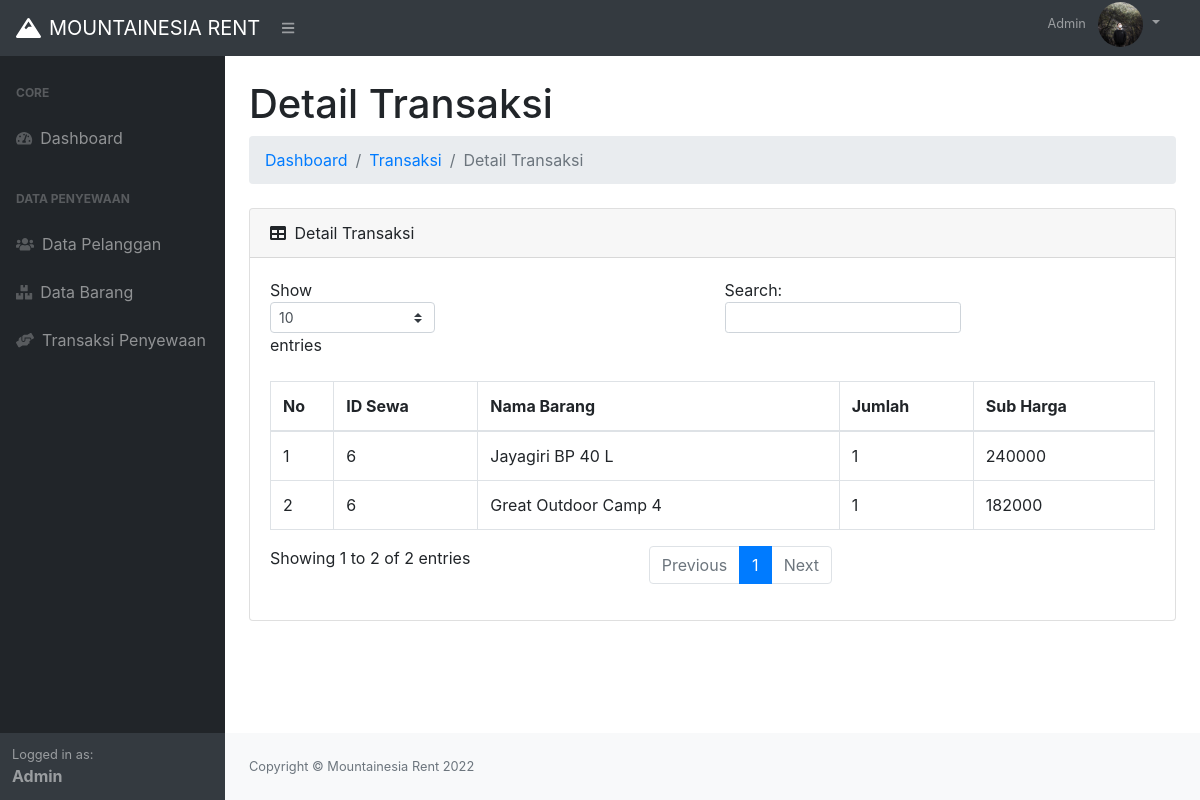
Screenshot of /index.php?p=transaksi&aksi=detail&idsewa=6 (signed in) with the database file from the repository.
### tables this page shows
CREATE TABLE `tb_detailsewa` (
  `iddetailsewa` int(11) NOT NULL,
  `idsewa` int(11) NOT NULL,
  `idbarang` int(5) NOT NULL,
  `jumlah` int(10) NOT NULL,
  `subharga` int(10) NOT NULL
);

CREATE TABLE `tb_barang` (
  `idbarang` int(5) NOT NULL,
  `namabarang` varchar(20) NOT NULL,
  `harga` int(10) NOT NULL,
  `jumlah_barang` int(10) NOT NULL
);

### page/transaksi/detailtransaksi.php (the view, shortened to what this page needs)
<h1 class="mt-4">Detail Transaksi</h1>
<ol class="breadcrumb mb-4">
    <li class="breadcrumb-item"><a href="index.php">Dashboard</a></li>
    <li class="breadcrumb-item"><a href="?p=transaksi">Transaksi</a></li>
    <li class="breadcrumb-item active">Detail Transaksi</li>
</ol>
<div class="card mb-4">
    <div class="card-header">
        <i class="fas fa-table mr-1"></i>
        Detail Transaksi
    </div>
    <div class="card-body">
        <div class="table-responsive">
            <table class="table table-bordered mt-3" id="dataTable" width="100%" cellspacing="0">
                <thead>
                    <tr>
                        <th>No</th>
                        <th>ID Sewa</th>
                        <th>Nama Barang</th>
                        <th>Jumlah</th>
                        <th>Sub Harga</th>
                    </tr>
                </thead>
                <tbody>
                    <?php
                    $sql = $conn->query("SELECT * FROM tb_detailsewa INNER JOIN tb_barang ON tb_detailsewa.idbarang = tb_barang.idbarang WHERE idsewa = $_GET[idsewa]") or die(mysqli_error($conn));
                    $no = 1;
                    while ($data = $sql->fetch_assoc()) {
                    ?>
                        <tr>
                            <td><?= $no++; ?></td>
                            <td><?= $data['idsewa']; ?></td>
                            <td><?= $data['namabarang']; ?></td>
                            <td><?= $data['jumlah']; ?></td>
                            <td><?= $data['subharga']; ?></td>
                        </tr>
                    <?php } ?>
                </tbody>
            </table>
        </div>
    </div>
</div>

### rows the page displays
tb_detailsewa: idsewa "6", idbarang.namabarang "Jayagiri BP 40 L", jumlah "1", subharga "240000"
tb_detailsewa: idsewa "6", idbarang.namabarang "Great Outdoor Camp 4", jumlah "1", subharga "182000"

### other values shown
$_SESSION['login']['nama'] "Admin"
